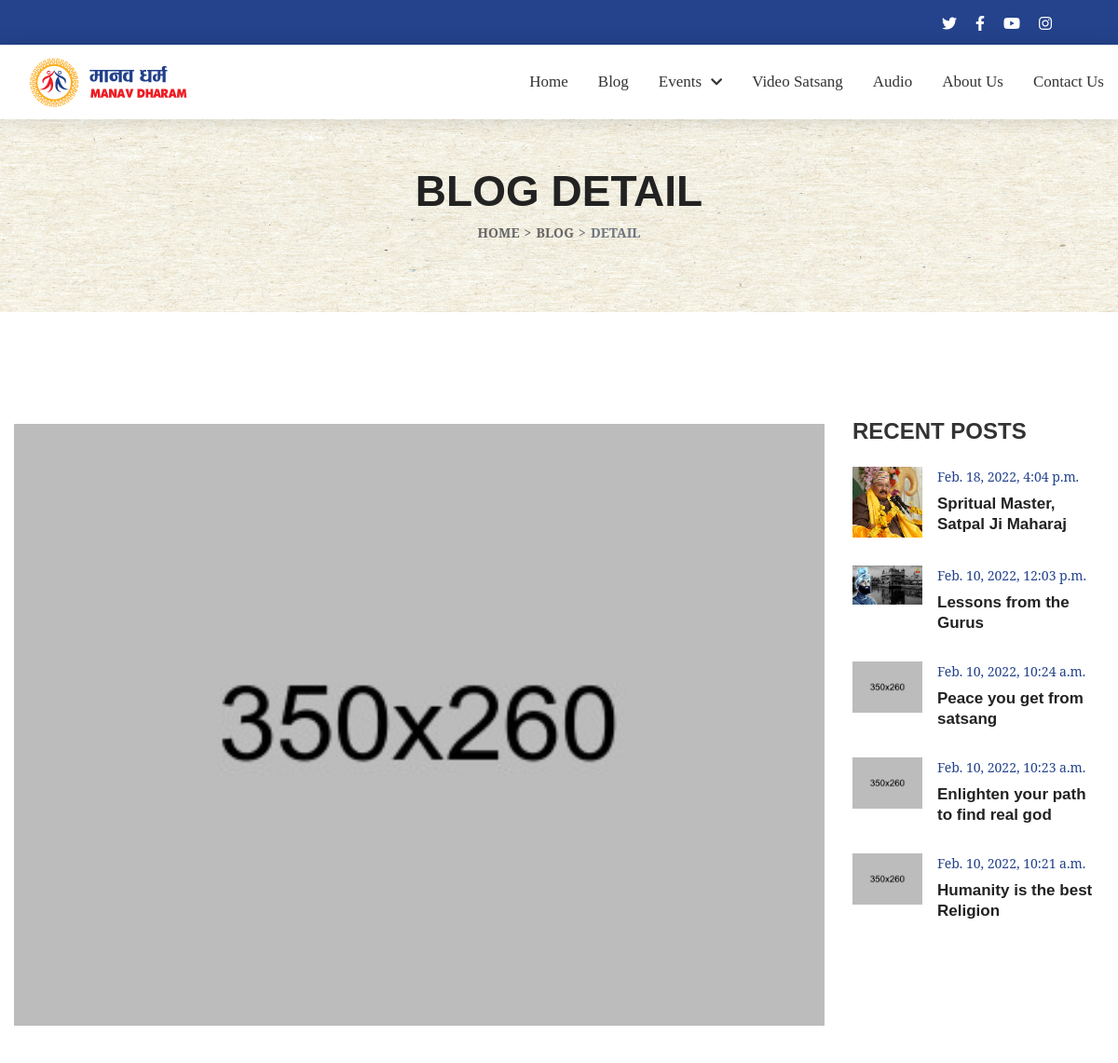
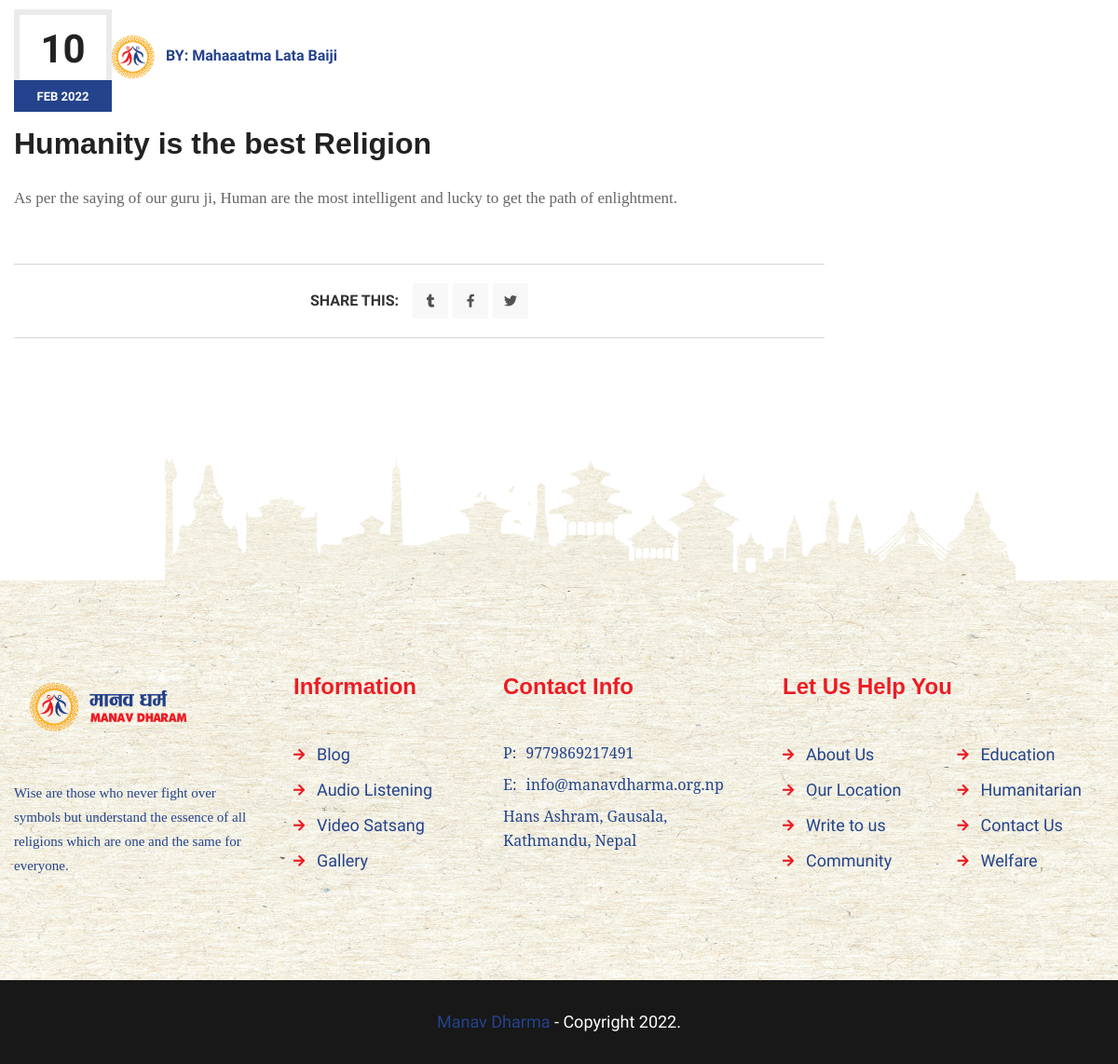
The app's page /blog/humanity-is-the-best-religion/ with its own data (2 pictures, top to bottom).
### blog/models.py (models this page shows, shortened)
class BlogModel(models.Model):
    title = models.CharField(max_length=1000, unique=True)
    content = RichTextField(blank=True)
    slug = models.SlugField(max_length=1000, unique=True)
    image = models.ImageField(upload_to='blog', help_text="Recommended Size 350X260px")
    author = models.CharField(max_length=200)
    created_date = models.DateTimeField(auto_now_add=True)
    update_date = models.DateTimeField(auto_now=True)
    def get_url(self):
        return reverse('blog_detail', args=[self.slug])

### blog/views.py (the view)
# urls.py: path('<slug:blog_slug>/', views.blog_detail, name='blog_detail')
def blog_detail(request, blog_slug):
    try:
        single_blog = BlogModel.objects.get(slug=blog_slug)
    except Exception as e:
        raise e
    recent_blog = BlogModel.objects.all().order_by('-created_date')[:5]
    day = single_blog.created_date.strftime("%b")
    context = {'single_blog':single_blog, 'recent_blog':recent_blog,'day':day}
    return render(request,'blog_detail.html',context)

### templates/blog_detail.html (shortened to what this page needs)
{% extends 'base.html' %}
{% load static %}
{% block body %}
<section>
    <div class="w-100 pt-80 pb-70 opc65 position-relative">
        <div class="fixed-bg" style="background-image: url({% static 'assets/images/bottomimg.png' %});"></div>
        <div class="container">
            <div class="page-title-wrap text-center w-100">
                <div class="page-title-inner d-inline-block">
                    <h1 class="mb-0">Blog Detail</h1>
                    <ol class="breadcrumb mb-0">
                        <li class="breadcrumb-item"><a href="{% url 'home' %}" title="Home">Home</a></li>
                        <li class="breadcrumb-item"><a href="{% url 'blog' %}" title="">Blog</a></li>
                        <li class="breadcrumb-item active">Detail</li>
                    </ol>
                </div>
            </div>
        </div>
    </div>
</section>
<section>
    <div class="w-100 pt-120 pb-260 position-relative">
        <img class="sec-botm-rgt-mckp img-fluid position-absolute" src="{% static 'assets/images/landmark.png' %}" alt="Sec Bottom Mockup">
        <div class="container">
            <div class="post-detail-wrap w-100">
                <div class="row">
                    <div class="col-md-12 col-sm-12 col-lg-9">
                        <div class="post-detail-inner w-100">
                            <div class="post-detail-img w-100">
                                <img class="img-fluid w-100" src="{{single_blog.image.url}}" alt="Blog Detail Image 1">
                            </div>
                            <div class="position-relative w-100">
                                <div class="post-info2-inner text-center">
                                    <div class="post-date2">
                                        <span class="d-block">{{single_blog.created_date.day}}</span>
                                        <i class="d-block thm-bg">{{day}} {{single_blog.created_date.year}}</i>
                                    </div>
                                </div>
                                <ul class="post-meta2 d-inline-flex flex-wrap align-items-center mb-0 list-unstyled" style="margin-left:100px; margin-top:25px;">
                                    <li class="thm-clr"><img class="img-fluid rounded-circle" src="{% static 'assets/images/audiologo.png' %}" alt="Post Author Thumb 1">BY: <a href="javascript:void(0);" title="">{{single_blog.author}}</a></li>
                                </ul>
                                <h2 class="mb-4 mt-5">{{single_blog.title }}</h2>
                                {{single_blog.content | safe}}
                            </div>
                            <div class="share-tags-wrap d-flex flex-wrap w-100">
                                <div class="share-links mx-auto d-inline-flex">
                                    <span class="d-inline-block">Share This:</span>
                                    <div class="social-links4 v2 text-center d-inline-flex">
                                        <a href="https://www.tumblr.com/" title="Tumblr" target="_blank"><i class="fab fa-tumblr"></i></a>
                                        <a href="https://www.facebook.com/" title="Facebook" target="_blank"><i class="fab fa-facebook-f"></i></a>
                                        <a href="https://twitter.com/" title="Twitter" target="_blank"><i class="fab fa-twitter"></i></a>
                                    </div>
                                </div>
                            </div>
                        </div>
                    </div>
                    <div class="col-md-6 col-sm-6 col-lg-3">
                        <aside class="sidebar w-100">
                            <div class="widget2 w-100">
                                <h3 class="widget-title2">RECENT POSTS</h3>
                                <div class="mini-posts-wrap w-100">
                                    {% for i in recent_blog %}
                                    <div class="mini-post-box d-flex flex-wrap w-100">
                                        <a href="{{i.get_url}}" title=""><img class="img-fluid w-100" src="{{i.image.url}}" alt="Mini Post Image 1"></a>
                                        <div class="mini-post-info">
                                            <span class="d-block thm-clr">{{i.created_date}}</span>
                                            <h4 class="mb-0"><a href="{{i.get_url}}" title="">{{i.title}}</a></h4>
                                        </div>
                                    </div>
                                    {% endfor %}
                                </div>
                            </div>
                        </aside>
                    </div>
                </div>
            </div>
        </div>
    </div>
</section>
{% endblock body %}

### static/assets/css/responsive.css (style rules this page uses)
@media (max-width: 1210px) { .container { padding: 0 0.9375rem;max-width: 100%; } }

### records on screen
BlogModel: image (picture), created_date.day "10", created_date.year "2022", author "Mahaaatma Lata Baiji", title "Humanity is the best Religion", content "As per the saying of our guru ji, Human are the most intelligent and lucky to get the path of enlightment.", created_date "Feb. 10, 2022, 10:21 a.m."
BlogModel: image (picture), created_date "Feb. 18, 2022, 4:04 p.m.", title "Spritual Master, Satpal Ji Maharaj"
BlogModel: image (picture), created_date "Feb. 10, 2022, 12:03 p.m.", title "Lessons from the Gurus"
BlogModel: image (picture), created_date "Feb. 10, 2022, 10:24 a.m.", title "Peace you get from satsang"
BlogModel: image (picture), created_date "Feb. 10, 2022, 10:23 a.m.", title "Enlighten your path to find real god"

### other values on screen
{{ day }} "FEB"
